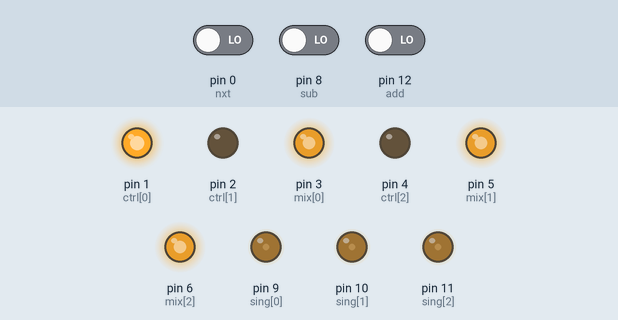
This sketch was run on a simulated Arduino Uno, built with avr-gcc and run on an emulated ATmega328P. On the bench: output pins drawn as LEDs (lit = HIGH). Dashed ring = blinking. Inputs (shaded band) come from the test bench; at power-on: pin 0 (nxt) LOW, pin 8 (sub) LOW, pin 12 (add) LOW.

Above: at 1.2 s.
1.3 s: pin 0 (nxt) driven HIGH
At 1.36 s:
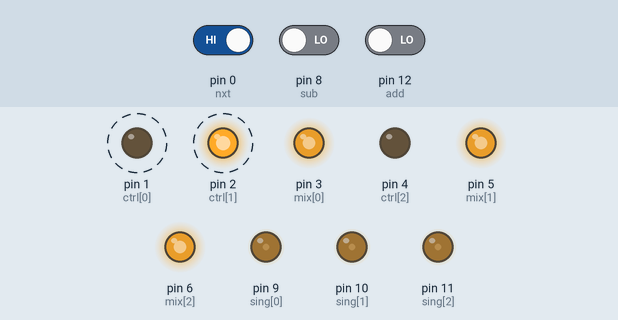
4.3 s: pin 8 (sub) driven HIGH
At 4.72 s:
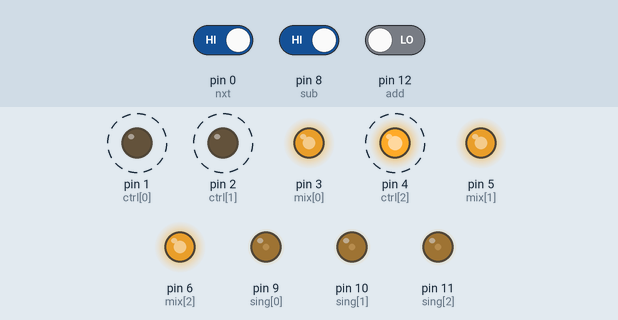
7.3 s: pin 0 (nxt) driven LOW
At 8.9 s:
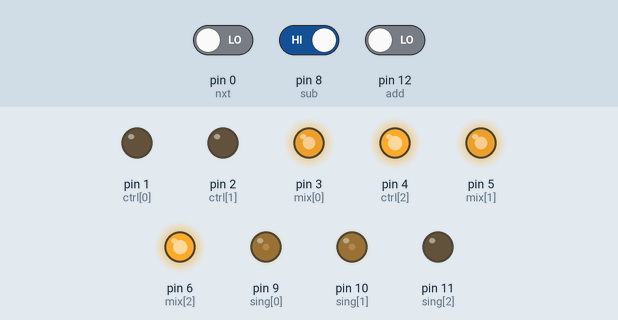
9.6 s: pin 0 (nxt) driven HIGH
At 9.78 s:
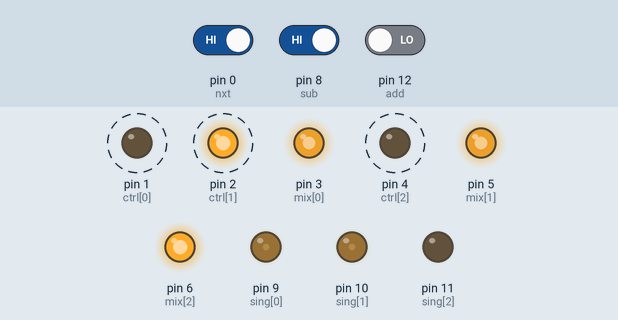
12.6 s: pin 0 (nxt) driven LOW
At 14.4 s:
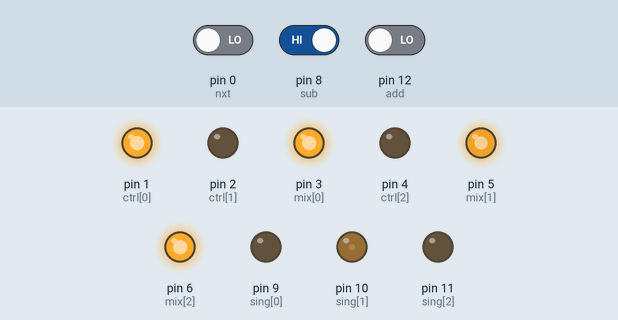
14.7 s: pin 0 (nxt) driven HIGH
At 14.88 s:
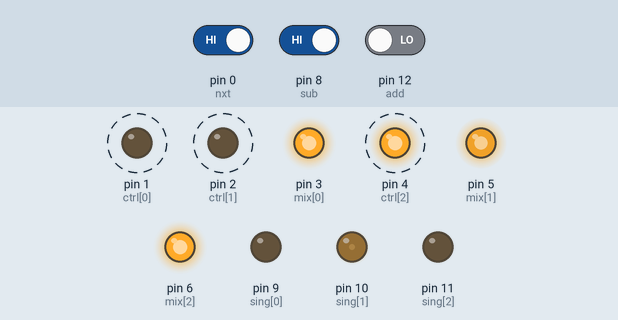
Timing chart, 0 to 28.3 s (numbered marks = the images above; inputs shaded):
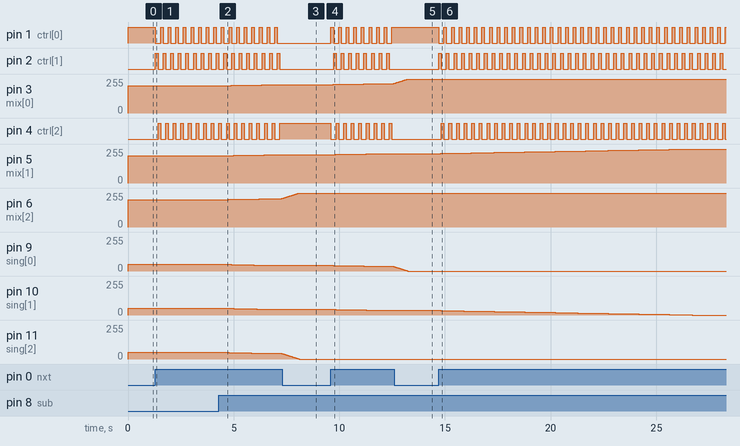

Measured:
- after the input at 1.3 s, pin 1 (ctrl[0]), pin 2 (ctrl[1]): alternates HIGH for 0.12 s and LOW for 0.24 s, starting at once; pin 4 (ctrl[2]): alternates HIGH for 0.12 s and LOW for 0.24 s, starting after 0.12 s
- after the input at 4.3 s, pin 3 (mix[0]): moves from 205/255 to 213/255 over 2.5 s, starting after 0.22 s; pin 5 (mix[1]): moves from 205/255 to 213/255 over 2.5 s, starting after 0.34 s
- after the input at 7.3 s, pin 1 (ctrl[0]), pin 2 (ctrl[1]): stops changing and stays LOW
- after the input at 9.6 s, pin 1 (ctrl[0]): alternates HIGH for 0.12 s and LOW for 0.24 s, starting at once; pin 2 (ctrl[1]): alternates HIGH for 0.12 s and LOW for 0.24 s, starting after 0.13 s
- after the input at 12.6 s, pin 1 (ctrl[0]): stops changing and stays HIGH; pin 2 (ctrl[1]), pin 4 (ctrl[2]): stops changing and stays LOW; pin 5 (mix[1]): stays 221/255 (without the input it goes to 222/255 after 0.11 s); pin 10 (sing[1]): stays 34/255 (without the input it goes to 33/255 after 0.11 s)
- after the input at 14.7 s, pin 1 (ctrl[0]), pin 2 (ctrl[1]): alternates HIGH for 0.12 s and LOW for 0.24 s, starting at once

The sketch:

vik_2_tricolore_reglable.ino
```cpp
int nxt = 0; // 3 boutons de controle
int sub = 8;
int add = 12;
int ctrl[3] = {1,2,4}; // leds vertes de controle
int mix[3] = {3,5,6}; // composantes led blanche
int sing[3] = {9,10,11}; // leds rouges d'intensité

int cur = 0, i; // composante courante
int mem[3]; // valeurs des 3 composantes

void setup() {
  // boutons en input, tout le reste en output
  pinMode(nxt, INPUT);
  pinMode(add, INPUT);
  pinMode(sub, INPUT);
  for (i=0; i<3; i++) {
    pinMode(ctrl[i], OUTPUT);
    pinMode(mix[i], OUTPUT);
    pinMode(sing[i], OUTPUT);
    mem[i] = 50; // valeurs par défaut des composantes à 50
    light(i); // qu'on affiche
  }
  digitalWrite(ctrl[cur], HIGH); // et la led de controle courant
}

// gestion de l'affichage d'une composante donnée
void light(int cur) {
  analogWrite(sing[cur], mem[cur]); // la valeur stoquée va à la led rouge
  analogWrite(mix[cur], 255-mem[cur]); // et son inverse à la blanche (montage sur le +)
}

void loop() {
  // si changement de composante on augmente cur
  if (digitalRead(nxt)) {
    digitalWrite(ctrl[cur], LOW); // sans oublier de mettre à jour les controles
    cur++;
    if (cur>2)
      cur=0;
    digitalWrite(ctrl[cur], HIGH);
    delay(100); // anti rebond
  }
  // si demandé on augmente et met a jour la valeurs courante
  if (digitalRead(add)) {
    if (mem[cur]<255) {
      mem[cur]++; // en mémoire
      light(cur); // et à l'affichage
    }
  }
  // et pareil dans l'autre sens
  if (digitalRead(sub)) {
    if (mem[cur]>0) {
      mem[cur]--;
      light(cur);
    }
  }
  delay(20);
}
```
